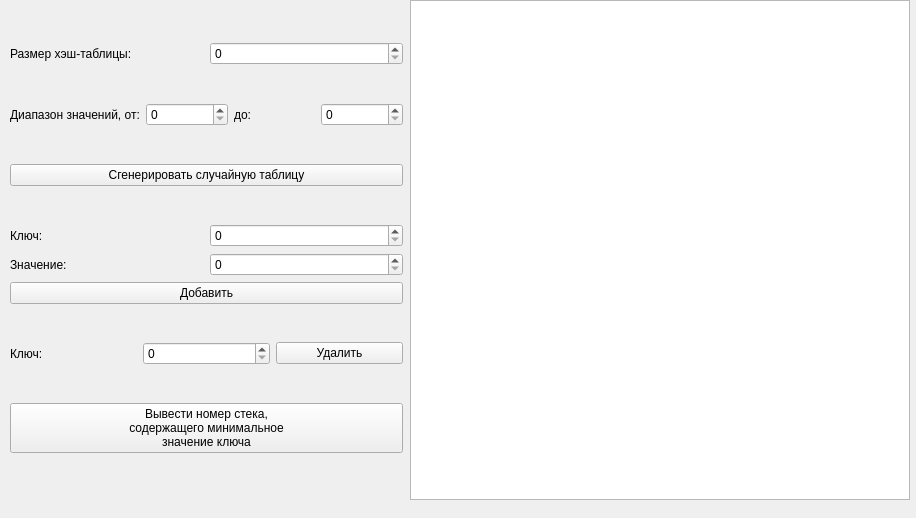
<?xml version="1.0" encoding="UTF-8"?>
<ui version="4.0">
 <class>MainWindow</class>
 <widget class="QMainWindow" name="MainWindow">
  <property name="geometry">
   <rect>
    <x>0</x>
    <y>0</y>
    <width>916</width>
    <height>518</height>
   </rect>
  </property>
  <property name="windowTitle">
   <string>MainWindow</string>
  </property>
  <property name="styleSheet">
   <string notr="true"/>
  </property>
  <widget class="QWidget" name="centralwidget">
   <widget class="QTableWidget" name="tableWidget">
    <property name="geometry">
     <rect>
      <x>410</x>
      <y>0</y>
      <width>500</width>
      <height>500</height>
     </rect>
    </property>
   </widget>
   <widget class="QWidget" name="layoutWidget">
    <property name="geometry">
     <rect>
      <x>10</x>
      <y>10</y>
      <width>393</width>
      <height>481</height>
     </rect>
    </property>
    <layout class="QVBoxLayout" name="verticalLayout">
     <item>
      <layout class="QHBoxLayout" name="horizontalLayout">
       <item>
        <widget class="QLabel" name="ln_size">
         <property name="text">
          <string>Размер хэш-таблицы:</string>
         </property>
        </widget>
       </item>
       <item>
        <widget class="QSpinBox" name="spb_size"/>
       </item>
      </layout>
     </item>
     <item>
      <layout class="QHBoxLayout" name="horizontalLayout_5">
       <item>
        <widget class="QLabel" name="label">
         <property name="text">
          <string>Диапазон значений, от:</string>
         </property>
        </widget>
       </item>
       <item>
        <widget class="QSpinBox" name="spb_lvalue"/>
       </item>
       <item>
        <widget class="QLabel" name="label_2">
         <property name="text">
          <string>до:</string>
         </property>
        </widget>
       </item>
       <item>
        <widget class="QSpinBox" name="spb_rvalue"/>
       </item>
      </layout>
     </item>
     <item>
      <widget class="QPushButton" name="bnt_randgen">
       <property name="text">
        <string>Сгенерировать случайную таблицу</string>
       </property>
      </widget>
     </item>
     <item>
      <layout class="QVBoxLayout" name="verticalLayout_2">
       <item>
        <layout class="QHBoxLayout" name="horizontalLayout_3">
         <item>
          <widget class="QLabel" name="ln_key">
           <property name="text">
            <string>Ключ:</string>
           </property>
          </widget>
         </item>
         <item>
          <widget class="QSpinBox" name="spb_key"/>
         </item>
        </layout>
       </item>
       <item>
        <layout class="QHBoxLayout" name="horizontalLayout_2">
         <item>
          <widget class="QLabel" name="ln_vaue">
           <property name="text">
            <string>Значение:</string>
           </property>
          </widget>
         </item>
         <item>
          <widget class="QSpinBox" name="spb_val"/>
         </item>
        </layout>
       </item>
       <item>
        <widget class="QPushButton" name="bnt_add">
         <property name="text">
          <string>Добавить</string>
         </property>
        </widget>
       </item>
      </layout>
     </item>
     <item>
      <layout class="QHBoxLayout" name="horizontalLayout_4">
       <item>
        <widget class="QLabel" name="ln_remKey">
         <property name="text">
          <string>Ключ:</string>
         </property>
        </widget>
       </item>
       <item>
        <widget class="QSpinBox" name="spb_remspb"/>
       </item>
       <item>
        <widget class="QPushButton" name="bnt_delete">
         <property name="text">
          <string>Удалить</string>
         </property>
        </widget>
       </item>
      </layout>
     </item>
     <item>
      <widget class="QPushButton" name="bnt_printMin">
       <property name="text">
        <string>Вывести номер стека,
содержащего минимальное
значение ключа</string>
       </property>
      </widget>
     </item>
    </layout>
   </widget>
  </widget>
 </widget>
 <resources/>
 <connections/>
</ui>
